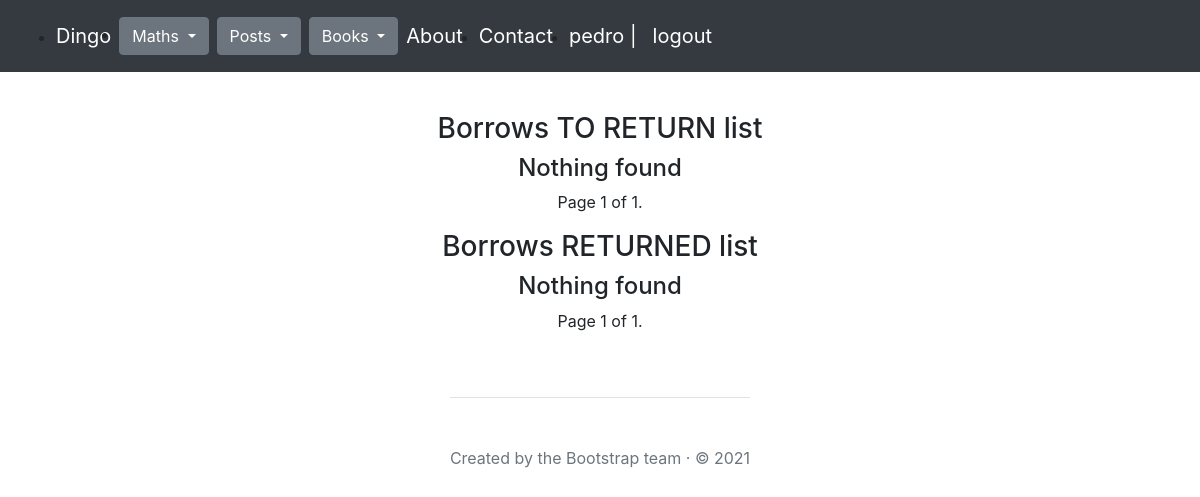
Page /books/borrows/pedro on the earlier database version.
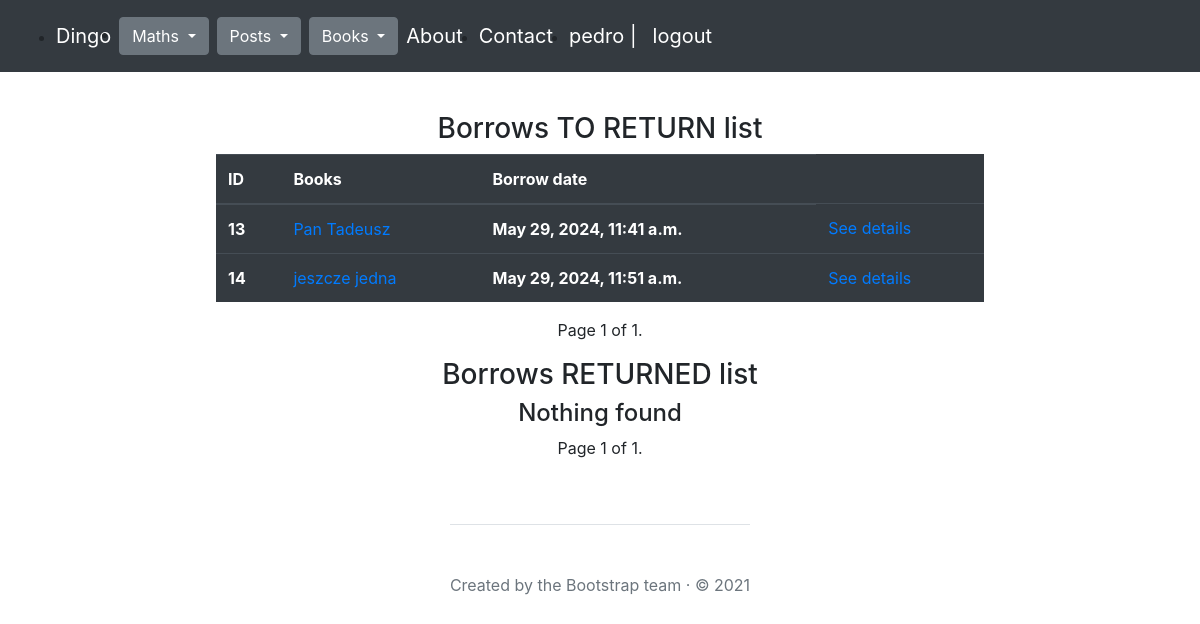
Same page on the later database version.
### books/models.py (models this page shows, shortened)
class Borrow(models.Model):
    borrow_date = models.DateTimeField(auto_now_add=True)
    return_date = models.DateTimeField(null=True)
    is_returned = models.BooleanField(default=False)
    comment = models.TextField(null=True)
    book = models.ForeignKey(
        Book,
        on_delete=models.CASCADE,
        null=False,
        blank=False,
        related_name='borrows'
    )
    user = models.ForeignKey(
        User,
        on_delete=models.CASCADE,
        null=False,
        blank=False,
        related_name='borrows',
    )

class Book(models.Model):
    title = models.CharField(max_length=30, unique=True, null=False)
    comment = models.TextField(null=True)
    pages = models.IntegerField(null=True)
    image = models.ImageField(upload_to='photos/%Y/%m/%d', null=True, default='')
    tags = models.ManyToManyField("books.Tag", related_name="books")
    author = models.ForeignKey(
        'books.Author',
        on_delete=models.CASCADE,
        null=False,
        blank=False
    )

### books/views.py (the view)
# urls.py: path('borrows/<str:username>', borrows_list, name="borrows_list"),
def borrows_list(request, username):
    page_number = request.GET.get('page')
    user = get_object_or_404(User, username=username)
    borrows_to_return = Borrow.objects.filter(user=user, is_returned=False)
    paginator = Paginator(borrows_to_return, 5)
    borrows_to_return = paginator.get_page(page_number)
    borrows_returned = Borrow.objects.filter(user=user, is_returned=True)
    paginator = Paginator(borrows_returned, 5)
    borrows_returned = paginator.get_page(page_number)
    return render(
        request=request,
        template_name="books/borrows_list.html",
        context={"borrows_to_return": borrows_to_return,
                 "borrows_returned": borrows_returned,
                 "user": user,
                 }
    )

### books/templates/books/borrows_list.html (shortened to what this page needs)
{% extends "main.html" %}
{% block content %}
<div class="mt-3 d-flex flex-column align-items-center justify-content-center">
    <h3>Borrows TO RETURN list</h3>
    {% if borrows_to_return %}
    <div class="table-responsive">
        <table class="table table-dark">
          <thead>
            <tr>
              <th scope="col">ID</th>
              <th scope="col">Books</th>
              <th scope="col">Borrow date</th>
            </tr>
          </thead>
          <tbody>
            {% for borrow in borrows_to_return %}
            <tr>
                <th scope="row">{{ borrow.id }}</th>
                <td><a href="{% url 'books:borrow_details' borrow.id %}">{{ borrow.book.title }}</a></td>
                <th scope="row">{{ borrow.borrow_date }}</th>
                <td><a href="{% url 'books:borrow_details' borrow.id %}"> See details </a></td>
              </tr>
            {% endfor %}
          </tbody>
        </table>
      </div>
    {% else %}
        <h4>Nothing found</h4>
    {% endif %}
    <div class="pagination">
        <span class="step-links">
            <span class="current">
                Page {{ borrows_to_return.number }} of {{ borrows_to_return.paginator.num_pages }}.
            </span>
        </span>
    </div>
</div>
<div class="mt-3 d-flex flex-column align-items-center justify-content-center">
  <h3>Borrows RETURNED list</h3>
  {% if borrows_returned %}
  <div class="table-responsive">
      <table class="table table-dark">
        <thead>
          <tr>
            <th scope="col">ID</th>
            <th scope="col">Book</th>
            <th scope="col">Returned date</th>
            <th scope="col">Details</th>
          </tr>
        </thead>
        <tbody>
          {% for borrow in borrows_returned %}
          <tr>
              <th scope="row">{{ borrow.id }}</th>
              <td><a href="{% url 'books:book_details' borrow.book.id %}">{{ borrow.book.title }}</a></td>
              <th scope="row">{{ borrow.return_date }}</th>
              <td><a href="{% url 'books:borrow_details' borrow.id %}"> See details </a></td>
            </tr>
          {% endfor %}
        </tbody>
      </table>
    </div>
  {% else %}
      <h4>Nothing found</h4>
  {% endif %}
  <div class="pagination">
      <span class="step-links">
          <span class="current">
              Page {{ borrows_returned.number }} of {{ borrows_returned.paginator.num_pages }}.
          </span>
      </span>
  </div>
</div>
{% endblock %}

Differences in the rows shown:
added Borrow: id "13", book "Pan Tadeusz", borrow_date "May 29, 2024, 11:41 a.m."
added Borrow: id "14", book "jeszcze jedna", borrow_date "May 29, 2024, 11:51 a.m."
Other differences:
text no longer shown: "Nothing found"
text now shown: "ID Books Borrow date"
